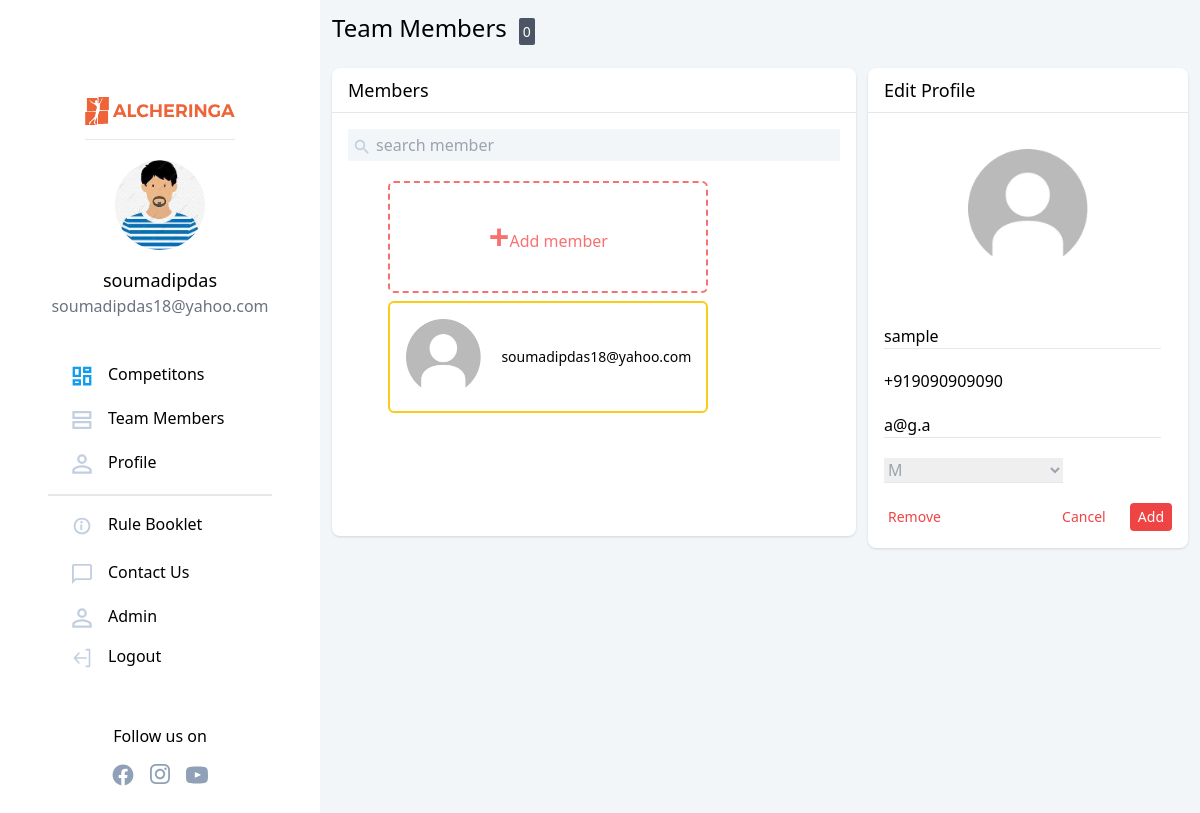
Page /teams/member/19c61b57-2699-4b26-b0cb-6983129171e4 (signed in) on the earlier database version.
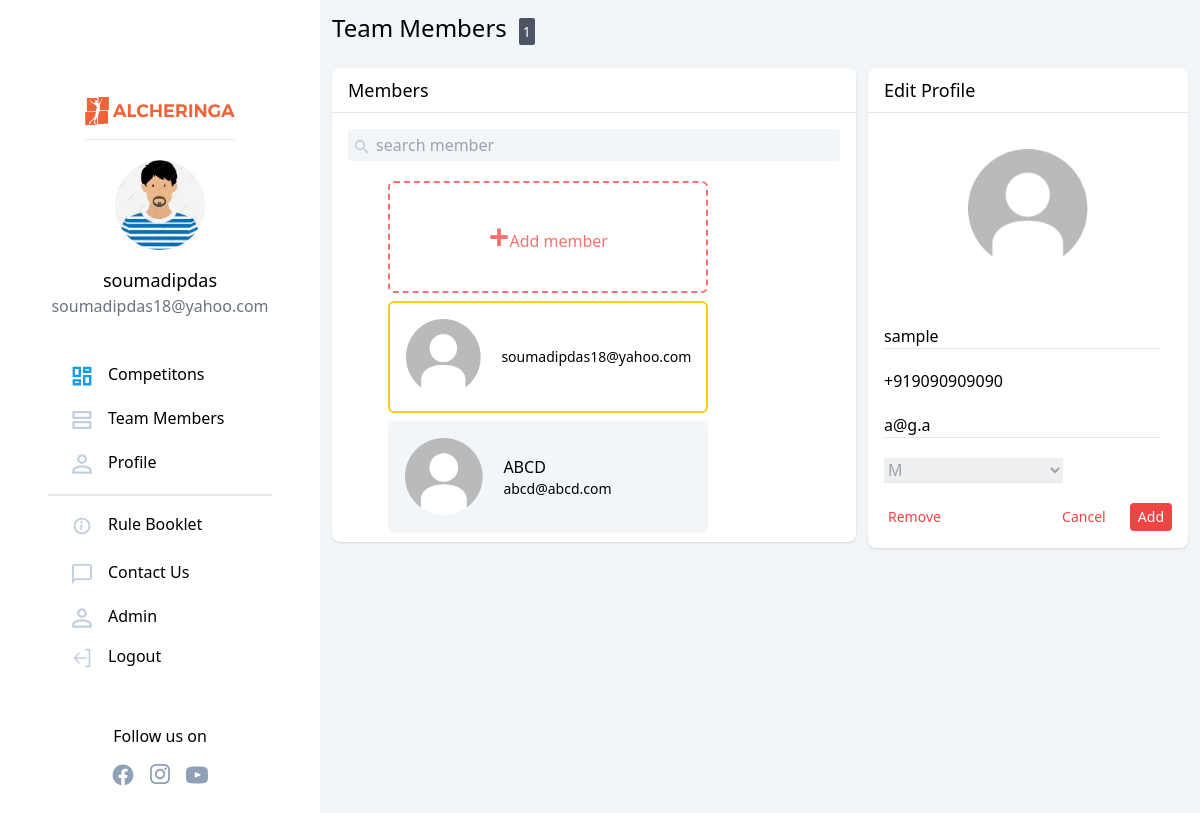
Same page on the later database version.
### teams/models.py (models this page shows, shortened)
class TeamMembers(models.Model):
    GENDER_CHOICES = [
        ('M', 'Male'),
        ('F', 'Female'),
    ]
    id = models.SlugField(primary_key=True, default=uuid.uuid4)
    email = models.EmailField(unique=True)
    name = models.CharField(max_length=150, blank=True)
    phone = PhoneNumberField(unique=False, blank=True)
    gender = models.CharField(choices = GENDER_CHOICES,max_length=1,default='M')

### teams/views.py (the view)
# urls.py: path('member/<id>', views.update_member, name='update-member'),
@login_required(login_url='login')
def update_member(request,id):
    team = Team.objects.filter(leader=request.user).first()
    all_members = []
    for member in team.members.all():
        all_members.append(member)
    member = TeamMembers.objects.filter(id=id).first()
    if request.method == 'POST':
        if '_remove' in request.POST :
            member.delete()
        else:
            form = MemberForm(request.POST)
            member.name = form['name'].value()
            member.email = form['email'].value()
            member.phone = form['phone'].value()
            member.gender = form['gender'].value()
            member.save()
        return redirect('team')
    else:
        form = MemberForm()
        form.fields['name'].widget.attrs['value'] = member.name
        form.fields['email'].widget.attrs['value'] = member.email
        form.fields['phone'].widget.attrs['value'] = member.phone
        form.fields['gender'].widget.attrs['value'] = member.gender
    return render(request,'teams/update_member.html',{'form':form,'member':member,'team':all_members})

### teams/forms.py
class MemberForm(forms.Form):
    name = forms.CharField(max_length=100, widget=forms.TextInput(attrs={'class':'border-b','size':'25','placeholder':'Enter Name'}))
    phone = PhoneNumberField(widget=forms.TextInput(attrs={'class':'border-b','size':'25','placeholder':'Enter Phone Number'}))
    email = forms.EmailField(max_length=100,widget=forms.EmailInput(attrs={'class':'border-b','size':'25','placeholder':'Enter Email'}))
    gender = forms.ChoiceField(choices=(('M','M'),('F','F')),widget=forms.Select(attrs={'class':'border-b text-gray-400 pr-36','width':'110%','placeholder':'Gender'}))

### templates/teams/update_member.html (shortened to what this page needs)
{% extends '../basictailwind.html'%}
{% load static %}
{%block body%}
<div  style="background-color: #F3F6F8;">
    {% include 'navbar.html' %}
    <div class="grid grid-flow-col">
        <div>
            <div class="m-3 font-medium text-2xl">Team Members<span
                    class="mx-3 p-1 bg-gray-600 rounded-sm font-normal text-white text-sm">{{team|length}}</span></div>
            <div class="grid grid-flow-col">
                <div class="m-3 bg-white rounded-lg shadow">
                    <div class="py-2 px-4 font-medium text-lg border-b">Members</div>
                    <div class="m-4 rounded-sm"  style="background-color: #F3F6F8;">
                        <span class="float-left p-1">
                        </span>
                        <span>
                            <input type="search" class="py-1 font-light text-base" style="background-color: #F3F6F8;"
                                placeholder="search member" />
                        </span>
                    </div>
                    <div class="flex flex-wrap justify-between" style="margin:5px 10%;">
                        <button onclick="toggleOpen(this.id)" id="addMemberButton"
                            class="m-1 h-28 border-red-400 border-2 border-dashed grid grid-flow-col items-center justify-center lg:w-80 w-full rounded-md">
                            <div class="text-red-400 font-semibold text-4xl">+</div>
                            <div class="mt-2 text-red-400 font-medium">Add member</div>
                        </button>
                        <div class="m-1 p-4 h-28 flex bg-white border-yellow-400 lg:w-80 w-full border-2 rounded-md">
                            <img width="75" src="{%static 'imgs/user-default.png'%}" alt="profile" border="0" />
                            <div class="mx-5 my-auto">
                                <div class="font-light text-sm">{{user.email}}</div>
                            </div>
                        </div>
                        {% for member in team %}
                        <div
                             style="background-color: #F3F6F8;" class="m-1 p-4 lg:h-28 border-red-50 border rounded-md hover:bg-white hover:shadow-md lg:w-80 w-full edit-delete-parent">
                            <div class="flex">
                                <img width="78" height="78" src="{%static 'imgs/user-default.png'%}" alt="profile" />
                                <div class="mx-5 my-auto">
                                    <div class="font-medium text-base">{{member.name}}</div>
                                    <div class="font-light text-sm">{{member.email}}</div>
                                </div>
                            </div>
                        </div>
                        {% endfor %}
                    </div>
                </div>
                <div class="hidden lg:block">
                    <div style="height: 480px;" id="editProfileCard" class="mr-3 mt-3 w-80 bg-white rounded-lg shadow">
                        <div class="py-2 px-4 font-medium text-lg border-b">Edit Profile</div>
                        <img class="my-9 mx-auto" width="120" src="{%static 'imgs/user-default.png'%}" alt="profile"
                            border="0" />
                        <form class="px-4 space-y-5" method="POST">
                            {{form.name}} {{form.phone}} {{form.email}} {{form.gender}}
                            <div class="flex justify-between pb-4">
                                <button type="button" class="text-red-500 mx-1 text-sm" onclick="toggleOpen(this.id)"
                                    id="deleteButton">Remove</button>
                                <div><button class="text-red-500 mx-5 text-sm" id="cancel-edit">Cancel</button>
                                    <button type="submit" name='_save'
                                        class="bg-red-500 text-white py-1 px-2 text-sm rounded">Add</button>
                                </div>
                            </div>
                        </form>
                    </div>
                </div>
            </div>
        </div>
    </div>
</div>
{% endblock %}

Differences in the rows shown:
added TeamMembers: name "ABCD", email "abcd@abcd.com"
Other differences:
{{ team|length }}: "0" → "1"
